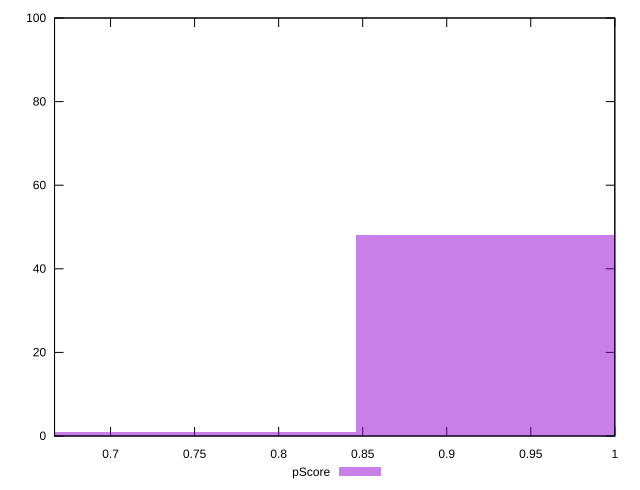

The script that saved this image:
reset

$pScore <<EOF
0.6151575661144877 1
1.0765257407003535 50
0.9227363491717315 48
0.7689469576431096 1
EOF

set key outside below
set boxwidth 0.15378939152862192
set xrange [0.6666666666666666:1]
set yrange [0:100]
set trange [0:100]
set style fill transparent solid 0.5 noborder
set terminal svg size 640, 490 enhanced background rgb 'white'
set output "report_00019_2021-02-10T18-14-37.922Z//unused-css-rules/samples/pages+cached+noadtech+nomedia/pScore/histogram.svg"

plot $pScore title "pScore" with boxes

reset
